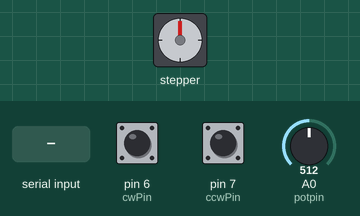
The sketch below on a simulated Arduino Uno, built with avr-gcc and run on an emulated ATmega328P. Shown: stepper motor. The inputs (shaded band) are chosen by the test bench; at power-on: pin 6 (cwPin) HIGH, pin 7 (ccwPin) HIGH, A0 (potpin) = 512. Stepper angles assume 2048 steps per turn; what the sketch prints to the serial monitor is not drawn.

Above: at 1.3 s.
1.4 s: pin 6 (cwPin) pulled LOW for 0.15 s
At 2.8 s:
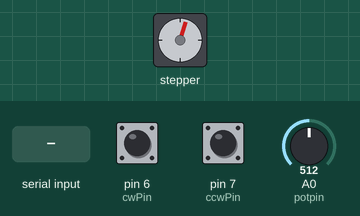
4.4 s: "C,45\n" received over Serial
At 4.77 s:
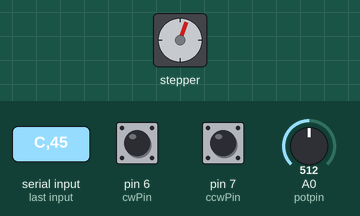
7.4 s: pin 7 (ccwPin) pulled LOW for 1 s
At 10.1 s:
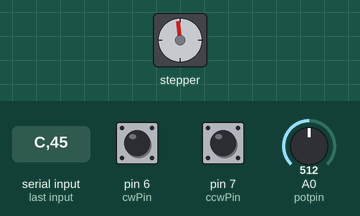
10.4 s: "A,45\n" received over Serial
At 12.4 s:
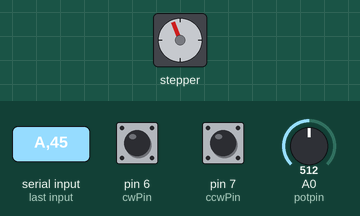
13.4 s: pin 6 (cwPin) pulled LOW for 3.2 s
At 18.1 s:
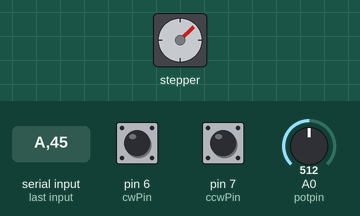
18.4 s: pin 6 (cwPin) pulled LOW for 1 s
At 20.6 s:
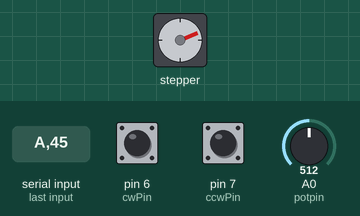
Timing chart, 0 to 22.1 s (numbered marks = the images above; inputs shaded):
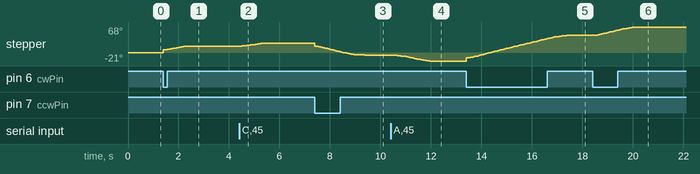

The sketch:

EQFocuserStepper.ino
```cpp
// EQ Simple Focuser
// Arduino code in controlling an absolute focuser
// using a stepper motor

#include <AccelStepper.h>
#include <dht.h>

// motor pins
#define motorPin5 8 // blue
#define motorPin6 9 // pink
#define motorPin7 10 // yellow
#define motorPin8 11 // orange

// for the temperature and hubmidity sensor
#define DHT11_PIN 5

// Declaration needed for the AccelStepper Library
AccelStepper stepper1(AccelStepper::FULL4WIRE, motorPin5, motorPin7, motorPin6, motorPin8);

// for command purposes
String inputString = "";
int step = 0;
int backlashStep = 0;
String lastDirection = "NONE"; //"OUTWARD"
String currentDirection = "NONE";

// for pin values
int ccwPin = 7;
int cwPin = 6;
int ccwVal = 0;
int cwVal = 0;

// for the variable resistor
int potpin = 0;
int variableResistorValue = 10;
int oldVariableResistorValue = 10;

// for manual control
long toPosition;
bool positionReported = false;

// temperature and humidity sensor
dht DHT;
int chkSensor;

void setup() {
  Serial.begin(115200);
  Serial.println("EQFOCUSER_STEPPER#");

  stepper1.setMaxSpeed(100.0);
  stepper1.setAcceleration(100.0);
  stepper1.setSpeed(100);

  inputString.reserve(200);

  pinMode(ccwPin, INPUT_PULLUP);
  pinMode(cwPin, INPUT_PULLUP);
}


void loop() {
  variableResistorValue = analogRead(potpin);

  cwVal = digitalRead(cwPin);
  ccwVal = digitalRead(ccwPin);

  if (ccwVal == LOW || cwVal == LOW) {
    //    if (oldVariableResistorValue < variableResistorValue - 5 || oldVariableResistorValue > variableResistorValue + 5 ){
    //      // set the max acceleration
    //      stepper1.setAcceleration(variableResistorValue / 102.4);
    //      oldVariableResistorValue = variableResistorValue;
    //      Serial.print("Changing Value of acceleration");
    //      Serial.println(oldVariableResistorValue);
    //    }
    // the PULLUP Pins are pressed
    Serial.print("MOVING:");
    if (ccwVal == LOW) {
      toPosition = stepper1.currentPosition() - variableResistorValue / 10;
      Serial.print(toPosition);
      applyBacklashStep(toPosition, lastDirection, "INWARD");
//      stepper1.moveTo(toPosition);
      lastDirection = "INWARD";

    }
    if (cwVal == LOW) {
      toPosition = stepper1.currentPosition() + variableResistorValue / 10;
      Serial.print(toPosition);
      applyBacklashStep(toPosition, lastDirection, "OUTWARD");
//      stepper1.moveTo(toPosition);
      lastDirection = "OUTWARD";
    }
    Serial.println("#");
    stepper1.run();

    if (toPosition == stepper1.currentPosition()) {
      // the stepper is not really moving here so just report the posiiton
      reportPosition();
    }
  }
  else {
    if (stepper1.distanceToGo() != 0) {
      // let the stepper finish the movement
      stepper1.run();
      positionReported = false;
    }
    if (stepper1.distanceToGo() == 0 && !positionReported) {
      reportPosition();
      delay(500);
      positionReported = true;
    }
  }
}

void reportPosition() {
  Serial.print("POSITION:");
  Serial.print(stepper1.currentPosition());
  Serial.println("#");
}

// test if direction is the same, otherwise apply backlash step
// this method is only applicable for manual focusing changes
void applyBacklashStep(int toPosition, String lastDirection, String currentDirection){
  if (lastDirection == currentDirection){
    // no backlash
    stepper1.moveTo(toPosition);
  }
  else {
    // apply backlash
    stepper1.moveTo(toPosition + backlashStep);
    stepper1.setCurrentPosition(toPosition - backlashStep);
  }
}

/**
* process the command we recieved from the client
* command format is <Letter><Space><Integer>
* i.e. A 500 ---- Fast Rewind with 500 steps
*/
void serialCommand(String commandString) {
  char _command = commandString.charAt(0);
  int _step = commandString.substring(2).toInt();
  String _answer = "";
  int _currentPosition = stepper1.currentPosition();
  int _newPosition = _currentPosition;
  int _backlashStep;


  switch (_command) {
  case 'A':  // FAST REVERSE "<<"
  case 'a': _newPosition = _currentPosition - ( _step * 2 );
            currentDirection = "INWARD";
    break;
  case 'B':  // REVERSE "<"
  case 'b': _newPosition = _currentPosition - _step;
            currentDirection = "INWARD";
    break;
  case 'C':  // FORWARD ">"
  case 'c': _newPosition = _currentPosition + _step;
            currentDirection = "OUTWARD";
    break;
  case 'D':  // FAST FORWARD ">>"
  case 'd': _newPosition = _currentPosition + ( _step * 2 );
            currentDirection = "OUTWARD";
    break;
  case 'E':  // MOVE TO POSITION
  case 'e': _newPosition = _step;
    break;
  case 'F':  // GET CURRENT POSITION
  case 'f': _answer += _currentPosition;
    break;
  case 'G':  // SET POSITION TO 0
  case 'g': _newPosition = 0;
    _currentPosition = 0;
    stepper1.setCurrentPosition(0);
    break;
  case 'H':  // SET ACCELERATION
  case 'h': _newPosition = _currentPosition; // non move command
    stepper1.setAcceleration(_step);
    _answer += "SET-ACCELERATION:";
    _answer += _step;
    break;
  case 'I':  // SET SPEED
    _newPosition = _currentPosition; // non move command
    stepper1.setSpeed(_step);
    _answer += "SET-SPEED:";
    _answer += _step;
    break;
  case 'i':  // GET SPEED
    _newPosition = _currentPosition; // non move command
    _answer += "GET-SPEED:";
    _answer += stepper1.speed();
    break;
  case 'J':  // SET MAX SPEED
  case 'j':  _newPosition = _currentPosition; // non move command
    stepper1.setMaxSpeed(_step);
    _answer += "SET-MAXSPEED:";
    _answer += _step;
    break;
  case 'k': // GET TEMPERATURE / HUMIDITY
    _newPosition = _currentPosition; // non move command
    humidityTemperatureReport();
    break;
  case 'L' :
  case 'l' :
    backlashStep = _step;
    _answer += "SET-BACKLASHSTEP:";
    _answer += _step;
    break;
  case 'X':  // GET STATUS - may not be needed
  case 'x':
    stepper1.stop();
    break;
  case 'Z':  // IDENTIFY
  case 'z':  _answer += "EQFOCUSER_STEPPER";
    break;
  default:
    _answer += "EQFOCUSER_STEPPER";
    break;
  }

  if (_newPosition != _currentPosition) {
    if (lastDirection != "NONE"){
      if (stepper1.currentPosition() < _newPosition){
        // moving forward
        currentDirection == "OUTWARD";
      }
      if (stepper1.currentPosition() > _newPosition){
        // moving backward
        currentDirection == "INWARD";
      }
      Serial.print(lastDirection);Serial.print("===");Serial.println(currentDirection);
      if (lastDirection != currentDirection){
        if (currentDirection == "OUTWARD") _newPosition = _newPosition + backlashStep;
        if (currentDirection == "INWARD") _newPosition = _newPosition - backlashStep;
      }
      else {
        _backlashStep = 0;
      }
    }

    // a move command was issued
    Serial.print("MOVING:");
    Serial.print(_newPosition);
    Serial.println("#");
    //    stepper1.runToNewPosition(_newPosition);  // this will block the execution
    stepper1.moveTo(_newPosition);
    stepper1.runSpeedToPosition();
    lastDirection = currentDirection;
    _answer += "POSITION:";
    _answer += stepper1.currentPosition();
  }


  Serial.print(_answer);
  Serial.println("#");
}

/**
* handler for the serial communicationes
* calls the SerialCommand whenever a new command is received
*/
void serialEvent() {
  while (Serial.available()) {
    char inChar = (char)Serial.read();
    inputString += inChar;
    if (inChar == '\n') {
      serialCommand(inputString);
      inputString = "";
    }
  }
}

/**
* for DHT routine
*/
void humidityTemperatureReport() {
  chkSensor = DHT.read11(DHT11_PIN);
  switch (chkSensor) {
  case DHTLIB_OK:
    Serial.print("TEMPERATURE:");
    Serial.print(DHT.temperature, 1);
    Serial.println("#");
    delay(50);
    Serial.print("HUMIDITY:");
    Serial.print(DHT.humidity, 1);
    Serial.println("#");
    delay(50);
    break;
  case DHTLIB_ERROR_CHECKSUM:
    Serial.print("TEMPERATURE:");
    Serial.print("CHECKSUMERROR");
    Serial.println("#");
    Serial.print("HUMIDITY:");
    Serial.print("CHECKSUMERROR");
    Serial.println("#");
    break;
  case DHTLIB_ERROR_TIMEOUT:
    Serial.print("TEMPERATURE:");
    Serial.print("TIMEOUTERROR");
    Serial.println("#");
    Serial.print("HUMIDITY:");
    Serial.print("TIMEOUTERROR");
    Serial.println("#");
    break;
  default:
    Serial.print("TEMPERATURE:");
    Serial.print("UNKNOWNERROR");
    Serial.println("#");
    Serial.print("HUMIDITY:");
    Serial.print("UNKNOWNERROR");
    Serial.println("#");
    break;
  }
}
```

Measured:
- after the input at 1.4 s, stepper: turns 18° clockwise in 0.98 s, starting at once
- after the input at 7.4 s, stepper: turns 32° counter-clockwise in 2.0 s, starting at once
- after the input at 10.4 s, stepper: turns 15° counter-clockwise in 1.3 s, starting after 0.27 s
- after the input at 13.4 s, stepper: turns 67° clockwise in 4.0 s, starting at once
- after the input at 18.4 s, stepper: turns 22° clockwise in 1.6 s, starting after 0.08 s
